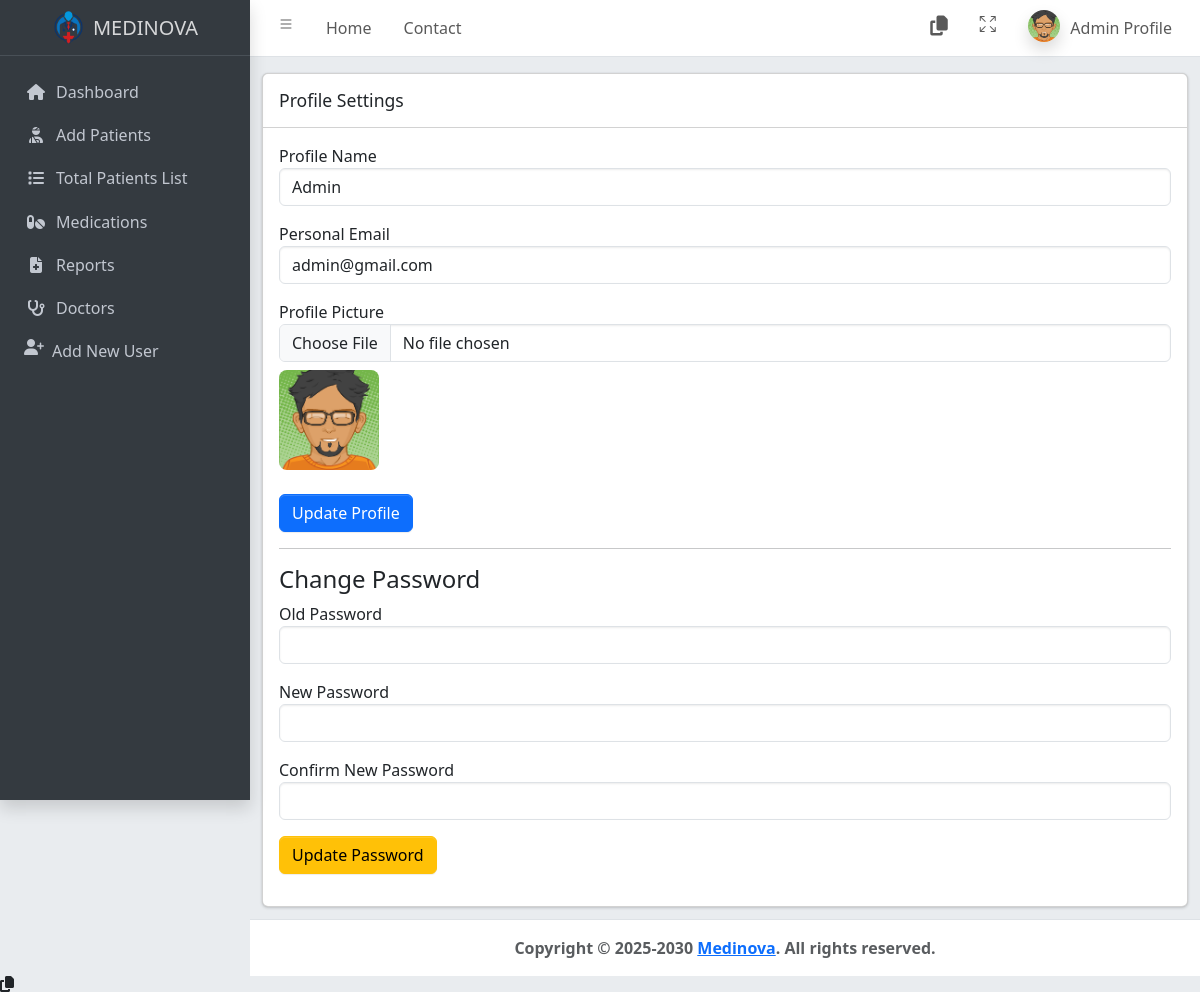
The page /admin/setting.php (signed in) on the database its author committed.
### tables this page shows
CREATE TABLE `users` (
  `id` int(11) NOT NULL,
  `name` varchar(100) NOT NULL,
  `email` varchar(100) NOT NULL,
  `password` varchar(255) NOT NULL,
  `role` enum('Admin','Doctor','Receptionist') NOT NULL DEFAULT 'Receptionist',
  `created_at` timestamp NOT NULL DEFAULT current_timestamp(),
  `profile_picture` varchar(255) DEFAULT 'default.png'
);

### admin/setting.php (the view, shortened to what this page needs)
<?php
include '../admin/config.php';
$user_id = $_SESSION['user_id'];
$query = $conn->query("SELECT * FROM users WHERE id = '$user_id'");
$user = $query->fetch_assoc();
include('Include/header.php');
include('Include/navbar.php');
include('Include/sidebar.php');
?>
<main class="app-main">
    <div class="container-fluid mt-3">
        <div class="card">
            <div class="card-header">
                <h3 class="card-title">Profile Settings</h3>
            </div>
            <div class="card-body">
                <form method="POST" enctype="multipart/form-data">
                    <div class="mb-3 form-group">
                        <label for="name">Profile Name</label>
                        <input type="text" name="name" value="<?= htmlspecialchars($user['name'] ?? ''); ?>" class="form-control" required>
                    </div>
                    <div class="mb-3 form-group">
                        <label for="email">Personal Email</label>
                        <input type="email" name="email" value="<?= htmlspecialchars($user['email'] ?? ''); ?>" class="form-control" required>
                    </div>
                    <div class="mb-3 form-group">
                        <label for="profile_picture">Profile Picture</label>
                        <input type="file" name="profile_picture" class="form-control" id="profileInput" onchange="previewImage(event)">
                        <img id="profilePreview"
                            src="/PRMS/admin/uploads/<?= !empty($user['profile_picture']) ? htmlspecialchars($user['profile_picture']) : 'default.png'; ?>"
                            alt="Profile Image" title="Current Profile Image" width="100" class="m-2 ms-0 img-fluid rounded-3">
                    </div>
                    <button type="submit" name="update_profile" class="btn btn-primary">Update Profile</button>
                </form>
                <hr>
                <h4>Change Password</h4>
                <form method="POST">
                    <div class="mb-3 form-group">
                        <label for="old_password">Old Password</label>
                        <input type="password" name="old_password" class="form-control" required>
                    </div>
                    <div class="mb-3 form-group">
                        <label for="new_password">New Password</label>
                        <input type="password" name="new_password" class="form-control" required>
                    </div>
                    <div class="mb-3 form-group">
                        <label for="confirm_password">Confirm New Password</label>
                        <input type="password" name="confirm_password" class="form-control" required>
                    </div>
                    <button type="submit" name="update_password" class="btn btn-warning">Update Password</button>
                </form>
            </div>
        </div>
    </div>
</main>
<?php include('include/footer.php'); ?>

### rows shown on the page
users: name "Admin", email "admin@gmail.com", profile_picture (placeholder picture)

### other values the page prints
$_SESSION['role'] "Admin"
